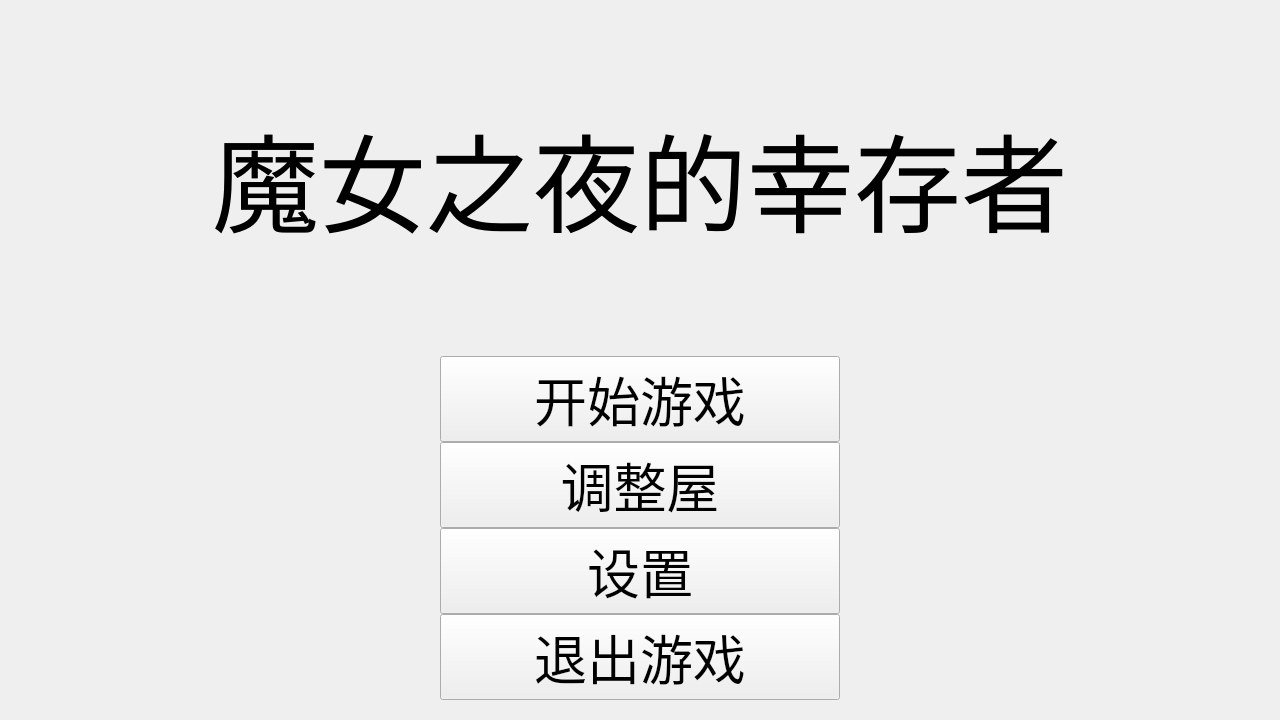
<?xml version="1.0" encoding="UTF-8"?>
<ui version="4.0">
 <class>MainWindow</class>
 <widget class="QMainWindow" name="MainWindow">
  <property name="geometry">
   <rect>
    <x>0</x>
    <y>0</y>
    <width>1280</width>
    <height>720</height>
   </rect>
  </property>
  <property name="minimumSize">
   <size>
    <width>1280</width>
    <height>720</height>
   </size>
  </property>
  <property name="windowTitle">
   <string>MainWindow</string>
  </property>
  <property name="styleSheet">
   <string notr="true"/>
  </property>
  <widget class="QWidget" name="centralwidget">
   <property name="minimumSize">
    <size>
     <width>1280</width>
     <height>720</height>
    </size>
   </property>
   <property name="autoFillBackground">
    <bool>true</bool>
   </property>
   <property name="styleSheet">
    <string notr="true"/>
   </property>
   <layout class="QVBoxLayout" name="verticalLayout" stretch="3,1,1,1,1">
    <property name="spacing">
     <number>0</number>
    </property>
    <property name="topMargin">
     <number>0</number>
    </property>
    <property name="bottomMargin">
     <number>20</number>
    </property>
    <item>
     <widget class="QLabel" name="label">
      <property name="sizePolicy">
       <sizepolicy hsizetype="Minimum" vsizetype="Minimum">
        <horstretch>0</horstretch>
        <verstretch>0</verstretch>
       </sizepolicy>
      </property>
      <property name="font">
       <font>
        <family>Wingdings</family>
        <pointsize>80</pointsize>
        <bold>false</bold>
       </font>
      </property>
      <property name="text">
       <string>魔女之夜的幸存者</string>
      </property>
      <property name="alignment">
       <set>Qt::AlignmentFlag::AlignCenter</set>
      </property>
      <property name="margin">
       <number>20</number>
      </property>
     </widget>
    </item>
    <item>
     <layout class="QHBoxLayout" name="horizontalLayout">
      <item>
       <spacer name="horizontalSpacer">
        <property name="orientation">
         <enum>Qt::Orientation::Horizontal</enum>
        </property>
        <property name="sizeHint" stdset="0">
         <size>
          <width>40</width>
          <height>20</height>
         </size>
        </property>
       </spacer>
      </item>
      <item>
       <widget class="QPushButton" name="startGame">
        <property name="sizePolicy">
         <sizepolicy hsizetype="Preferred" vsizetype="Maximum">
          <horstretch>0</horstretch>
          <verstretch>0</verstretch>
         </sizepolicy>
        </property>
        <property name="minimumSize">
         <size>
          <width>400</width>
          <height>0</height>
         </size>
        </property>
        <property name="font">
         <font>
          <family>Wingdings</family>
          <pointsize>40</pointsize>
         </font>
        </property>
        <property name="cursor">
         <cursorShape>ArrowCursor</cursorShape>
        </property>
        <property name="autoFillBackground">
         <bool>false</bool>
        </property>
        <property name="styleSheet">
         <string notr="true"/>
        </property>
        <property name="text">
         <string>开始游戏</string>
        </property>
        <property name="default">
         <bool>false</bool>
        </property>
        <property name="flat">
         <bool>false</bool>
        </property>
       </widget>
      </item>
      <item>
       <spacer name="horizontalSpacer_2">
        <property name="orientation">
         <enum>Qt::Orientation::Horizontal</enum>
        </property>
        <property name="sizeHint" stdset="0">
         <size>
          <width>40</width>
          <height>20</height>
         </size>
        </property>
       </spacer>
      </item>
     </layout>
    </item>
    <item>
     <layout class="QHBoxLayout" name="horizontalLayout_2">
      <item>
       <spacer name="horizontalSpacer_3">
        <property name="orientation">
         <enum>Qt::Orientation::Horizontal</enum>
        </property>
        <property name="sizeHint" stdset="0">
         <size>
          <width>40</width>
          <height>20</height>
         </size>
        </property>
       </spacer>
      </item>
      <item>
       <widget class="QPushButton" name="enhancement">
        <property name="sizePolicy">
         <sizepolicy hsizetype="Maximum" vsizetype="Fixed">
          <horstretch>0</horstretch>
          <verstretch>0</verstretch>
         </sizepolicy>
        </property>
        <property name="minimumSize">
         <size>
          <width>400</width>
          <height>0</height>
         </size>
        </property>
        <property name="font">
         <font>
          <family>Wingdings</family>
          <pointsize>40</pointsize>
         </font>
        </property>
        <property name="text">
         <string>调整屋</string>
        </property>
       </widget>
      </item>
      <item>
       <spacer name="horizontalSpacer_4">
        <property name="orientation">
         <enum>Qt::Orientation::Horizontal</enum>
        </property>
        <property name="sizeHint" stdset="0">
         <size>
          <width>40</width>
          <height>20</height>
         </size>
        </property>
       </spacer>
      </item>
     </layout>
    </item>
    <item>
     <layout class="QHBoxLayout" name="horizontalLayout_3">
      <item>
       <spacer name="horizontalSpacer_5">
        <property name="orientation">
         <enum>Qt::Orientation::Horizontal</enum>
        </property>
        <property name="sizeHint" stdset="0">
         <size>
          <width>40</width>
          <height>20</height>
         </size>
        </property>
       </spacer>
      </item>
      <item>
       <widget class="QPushButton" name="setting">
        <property name="sizePolicy">
         <sizepolicy hsizetype="Maximum" vsizetype="Fixed">
          <horstretch>0</horstretch>
          <verstretch>0</verstretch>
         </sizepolicy>
        </property>
        <property name="minimumSize">
         <size>
          <width>400</width>
          <height>0</height>
         </size>
        </property>
        <property name="font">
         <font>
          <family>Wingdings</family>
          <pointsize>40</pointsize>
         </font>
        </property>
        <property name="text">
         <string>设置</string>
        </property>
       </widget>
      </item>
      <item>
       <spacer name="horizontalSpacer_6">
        <property name="orientation">
         <enum>Qt::Orientation::Horizontal</enum>
        </property>
        <property name="sizeHint" stdset="0">
         <size>
          <width>40</width>
          <height>20</height>
         </size>
        </property>
       </spacer>
      </item>
     </layout>
    </item>
    <item>
     <layout class="QHBoxLayout" name="horizontalLayout_5">
      <item>
       <spacer name="horizontalSpacer_7">
        <property name="orientation">
         <enum>Qt::Orientation::Horizontal</enum>
        </property>
        <property name="sizeHint" stdset="0">
         <size>
          <width>40</width>
          <height>20</height>
         </size>
        </property>
       </spacer>
      </item>
      <item>
       <widget class="QPushButton" name="quitGame">
        <property name="sizePolicy">
         <sizepolicy hsizetype="Maximum" vsizetype="Fixed">
          <horstretch>0</horstretch>
          <verstretch>0</verstretch>
         </sizepolicy>
        </property>
        <property name="minimumSize">
         <size>
          <width>400</width>
          <height>0</height>
         </size>
        </property>
        <property name="font">
         <font>
          <family>Wingdings</family>
          <pointsize>40</pointsize>
         </font>
        </property>
        <property name="text">
         <string>退出游戏</string>
        </property>
       </widget>
      </item>
      <item>
       <spacer name="horizontalSpacer_8">
        <property name="orientation">
         <enum>Qt::Orientation::Horizontal</enum>
        </property>
        <property name="sizeHint" stdset="0">
         <size>
          <width>40</width>
          <height>20</height>
         </size>
        </property>
       </spacer>
      </item>
     </layout>
    </item>
   </layout>
  </widget>
 </widget>
 <resources/>
 <connections/>
</ui>
